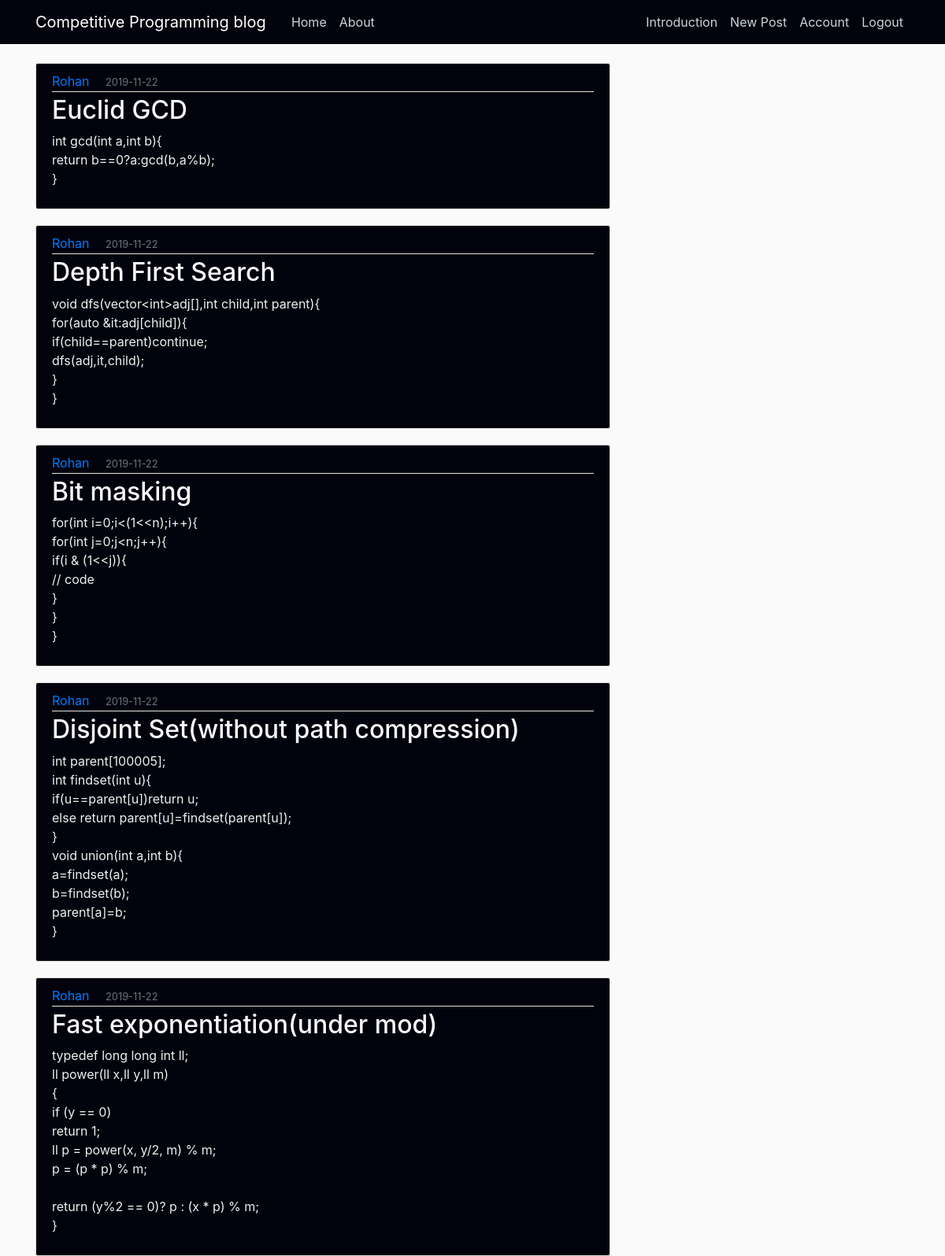
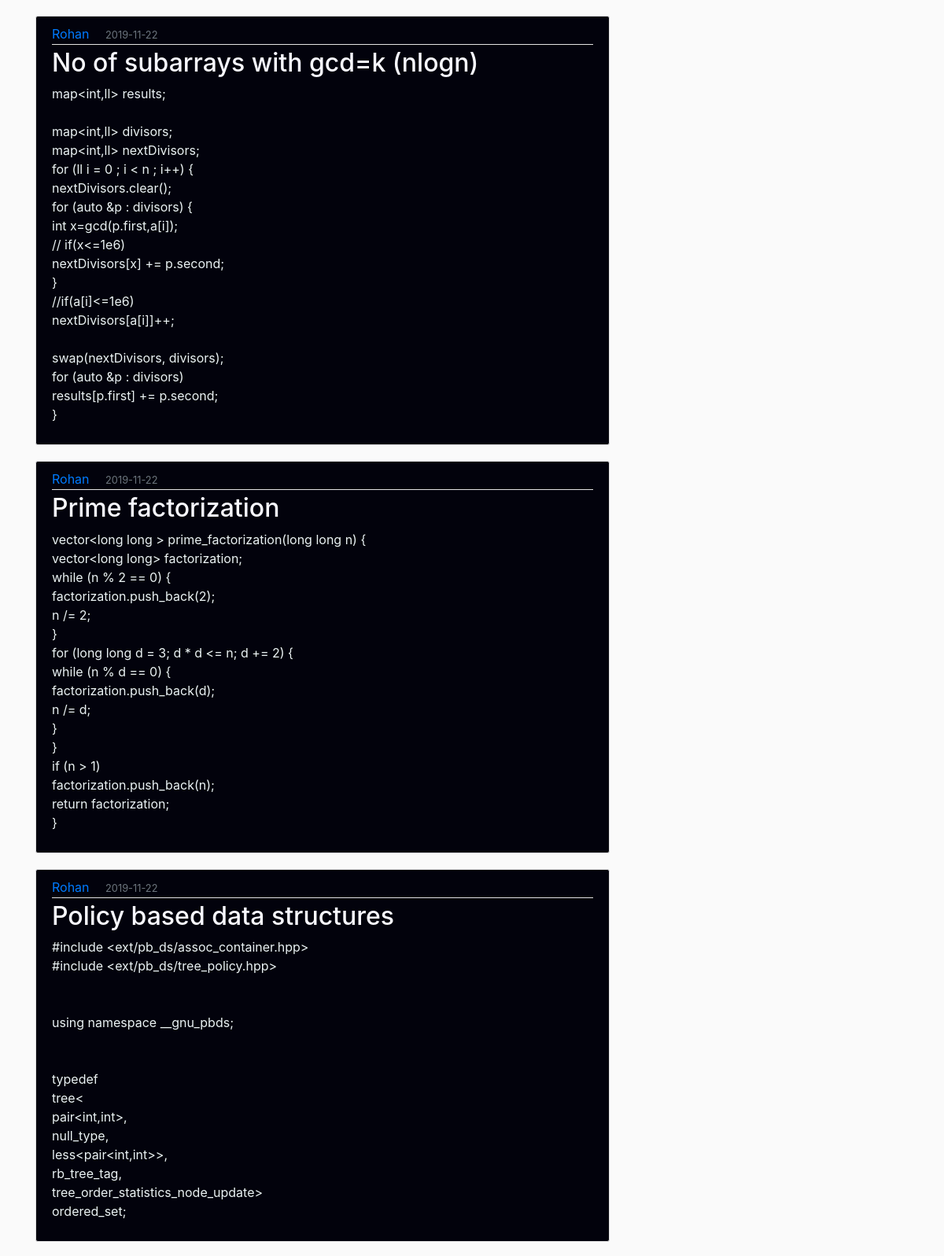
Screenshot of / (signed in, upper part) with the database file from the repository (2 pictures, top to bottom).
### flaskblog/models.py (models this page shows, shortened)
class Post(db.Model):
    id = db.Column(db.Integer, primary_key=True)
    title = db.Column(db.String(100), nullable=False)
    date_posted = db.Column(db.DateTime, nullable=False, default=datetime.utcnow)
    content = db.Column(db.Text, nullable=False)
    user_id = db.Column(db.Integer, db.ForeignKey('user.id'), nullable=False)

class User(db.Model, UserMixin):
    id = db.Column(db.Integer, primary_key=True)
    username = db.Column(db.String(20), unique=True, nullable=False)
    email = db.Column(db.String(120), unique=True, nullable=False)
    image_file = db.Column(db.String(20), nullable=False, default='default.jpg')
    password = db.Column(db.String(60), nullable=False)
    posts = db.relationship('Post', backref='author', lazy=True)
    intro = db.relationship('Intro', backref='author', lazy=True)

### flaskblog/routes.py (the view)
@app.route("/")
def blog():
    posts=Post.query.filter_by(author=current_user)
    return render_template('home.html', posts=posts)

### flaskblog/models.py (called while the page is built)
@login_manager.user_loader
def load_user(user_id):
    return User.query.get(int(user_id))

### flaskblog/templates/home.html
{% extends "layout.html" %}
{% block content %}
    {% for post in posts %}
        <article class="media content-section c">
          <div class="media-body">
            <div class="article-metadata">
              <a class="mr-3"href="#">{{ post.author.username }}</a>
              <small class="text-muted"style="color:#F8F8FF">{{ post.date_posted.strftime('%Y-%m-%d') }}</small>
            </div>
            <h2><a class="article-title"style="color:#F8F8FF"href="{{ url_for('post', post_id=post.id) }}">{{ post.title }}</a></h2>
            <p class="article-content" style="color:rgb(235, 243, 243)">{{ post.content }}</p>
          </div>
        </article>
    {% endfor %}
{% endblock content %}

### flaskblog/static/main.css (style rules this page uses)
body { background: #fafafa; color: #333333; margin-top: 5rem; }
h1, h2, h3, h4, h5, h6 { color: #444444; }
.content-section { background: #ffffff; padding: 10px 20px; border: 1px solid #dddddd; border-radius: 3px; margin-bottom: 20px; }
.article-title { color: #444444; }
.article-content { white-space: pre-line; }
.article-metadata { padding-bottom: 1px; margin-bottom: 4px; border-bottom: 1px solid #e3e3e3 }

### flaskblog/templates/layout.html (style rules this page uses)
body { background-image:url("../static/z.jpg"); background-size: cover; background-repeat: no-repeat; width: 100%; }
.c { background: rgb(2, 2, 12); }

### rows the page displays
Post: author.username "Rohan", date_posted "2019-11-22", title "Euclid GCD", content "int gcd(int a,int b){ return b==0?a:gcd(b,a%b); }"
Post: author.username "Rohan", date_posted "2019-11-22", title "Depth First Search", content "void dfs(vector<int>adj[],int child,int parent){ for(auto &it:adj[child]){ if(child==parent)continue; dfs(adj,it,child); } }"
Post: author.username "Rohan", date_posted "2019-11-22", title "Bit masking", content "for(int i=0;i<(1<<n);i++){ for(int j=0;j<n;j++){ if(i & (1<<j)){ // code } } }"
Post: author.username "Rohan", date_posted "2019-11-22", title "Disjoint Set(without path compression)", content "int parent[100005]; int findset(int u){ if(u==parent[u])return u; else return parent[u]=findset(parent[u]); } void union(int a,int b){ a=findset(a); b=findset(b); parent[a]=b; }"
Post: author.username "Rohan", date_posted "2019-11-22", title "Fast exponentiation(under mod)", content "typedef long long int ll; ll power(ll x,ll y,ll m) { if (y == 0) return 1; ll p = power(x, y/2, m) % m; p = (p * p) % m; return (y%2 == 0)? p : (x * p) % m; }"
Post: author.username "Rohan", date_posted "2019-11-22", title "No of subarrays with gcd=k (nlogn)", content "map<int,ll> results; map<int,ll> divisors; map<int,ll> nextDivisors; for (ll i = 0 ; i < n ; i++) { nextDivisors.clear(); for (auto &p : divisors) { int x=gcd(p.first,a[i]); // if(x<=1e6) nextDivisors[x] += p.second; } //if(a[i]<=1e6) nextDivisors[a[i]]++; swap(nextDivisors, divisors); for (auto &p : divisors) results[p.first] += p.second; }"
Post: author.username "Rohan", date_posted "2019-11-22", title "Prime factorization", content "vector<long long > prime_factorization(long long n) { vector<long long> factorization; while (n % 2 == 0) { factorization.push_back(2); n /= 2; } for (long long d = 3; d * d <= n; d += 2) { while (n % d == 0) { factorization.push_back(d); n /= d; } } if (n > 1) factorization.push_back(n); return factorization; }"
Post: author.username "Rohan", date_posted "2019-11-22", title "Policy based data structures", content "#include <ext/pb_ds/assoc_container.hpp> #include <ext/pb_ds/tree_policy.hpp> using namespace __gnu_pbds; typedef tree< pair<int,int>, null_type, less<pair<int,int>>, rb_tree_tag, tree_order_statistics_node_update> ordered_set;"
